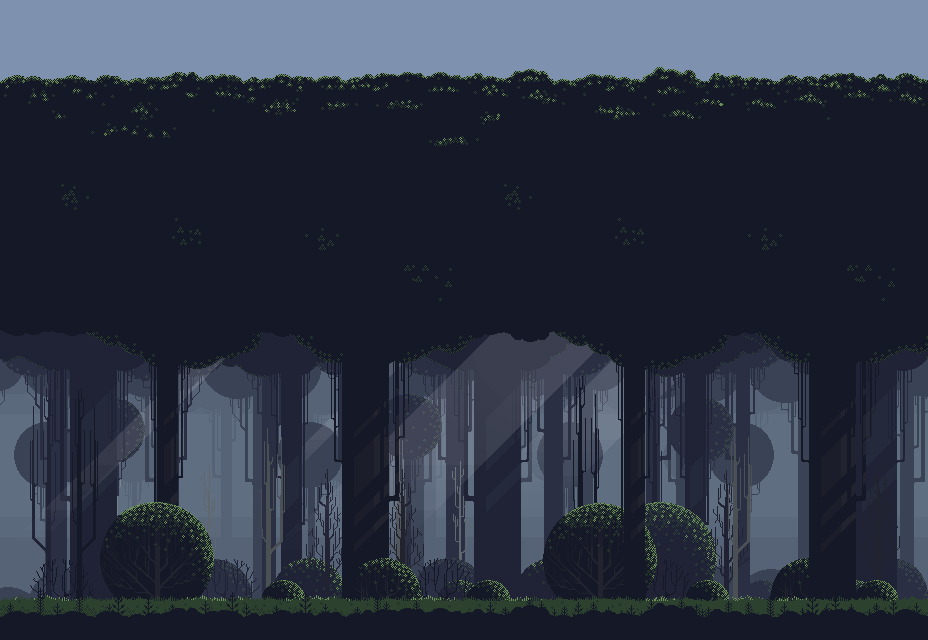

Tiled map render using the project's own tile images. Description and the map definition, with tile-layer contents summarised, below:
An orthogonal 29x20 tile map with 32x32 px tiles, 1 tile layer (Tile Layer 1) and 76 objects.

<map version="1.9" tiledversion="1.9.2" orientation="orthogonal" renderorder="right-down" width="29" height="20" tilewidth="32" tileheight="32" infinite="0" nextlayerid="2" nextobjectid="1">
 <tileset firstgid="1" name="Background" tilewidth="32" tileheight="32" tilecount="696" columns="29">
  <image source="Background.png" trans="000000" width="928" height="793" />
  <tile id="0">
   <objectgroup draworder="index" id="2">
    <object id="1" x="0" y="0" width="32" height="32" />
   </objectgroup>
  </tile>
  <tile id="28">
   <objectgroup draworder="index" id="2">
    <object id="1" x="0" y="0" width="32" height="32" />
   </objectgroup>
  </tile>
  <tile id="29">
   <objectgroup>
    <object id="1" x="0" y="0" width="32" height="32" />
   </objectgroup>
  </tile>
  <tile id="57">
   <objectgroup>
    <object id="1" x="0" y="0" width="32" height="32" />
   </objectgroup>
  </tile>
  <tile id="58">
   <objectgroup>
    <object id="1" x="0" y="0" width="32" height="32" />
   </objectgroup>
  </tile>
  <tile id="86">
   <objectgroup>
    <object id="1" x="0" y="0" width="32" height="32" />
   </objectgroup>
  </tile>
  <tile id="87">
   <objectgroup>
    <object id="1" x="0" y="0" width="32" height="32" />
   </objectgroup>
  </tile>
  <tile id="115">
   <objectgroup>
    <object id="1" x="0" y="0" width="32" height="32" />
   </objectgroup>
  </tile>
  <tile id="116">
   <objectgroup>
    <object id="1" x="0" y="0" width="32" height="32" />
   </objectgroup>
  </tile>
  <tile id="144">
   <objectgroup>
    <object id="1" x="0" y="0" width="32" height="32" />
   </objectgroup>
  </tile>
  <tile id="145">
   <objectgroup>
    <object id="1" x="0" y="0" width="32" height="32" />
   </objectgroup>
  </tile>
  <tile id="173">
   <objectgroup>
    <object id="1" x="0" y="0" width="32" height="32" />
   </objectgroup>
  </tile>
  <tile id="174">
   <objectgroup>
    <object id="1" x="0" y="0" width="32" height="32" />
   </objectgroup>
  </tile>
  <tile id="202">
   <objectgroup>
    <object id="1" x="0" y="0" width="32" height="32" />
   </objectgroup>
  </tile>
  <tile id="203">
   <objectgroup>
    <object id="1" x="0" y="0" width="32" height="32" />
   </objectgroup>
  </tile>
  <tile id="231">
   <objectgroup>
    <object id="1" x="0" y="0" width="32" height="32" />
   </objectgroup>
  </tile>
  <tile id="232">
   <objectgroup>
    <object id="1" x="0" y="0" width="32" height="32" />
   </objectgroup>
  </tile>
  <tile id="260">
   <objectgroup>
    <!-- 59 objects omitted --></objectgroup>
  </tile>
  <tile id="261">
   <objectgroup>
    <!-- 58 objects omitted --></objectgroup>
  </tile>
  <tile id="289">
   <objectgroup>
    <!-- 57 objects omitted --></objectgroup>
  </tile>
  <tile id="290">
   <objectgroup>
    <!-- 56 objects omitted --></objectgroup>
  </tile>
  <tile id="318">
   <objectgroup>
    <!-- 55 objects omitted --></objectgroup>
  </tile>
  <tile id="319">
   <objectgroup>
    <!-- 54 objects omitted --></objectgroup>
  </tile>
  <tile id="347">
   <objectgroup>
    <!-- 53 objects omitted --></objectgroup>
  </tile>
  <tile id="348">
   <objectgroup>
    <!-- 52 objects omitted --></objectgroup>
  </tile>
  <tile id="376">
   <objectgroup>
    <!-- 51 objects omitted --></objectgroup>
  </tile>
  <tile id="377">
   <objectgroup>
    <!-- 50 objects omitted --></objectgroup>
  </tile>
  <tile id="405">
   <objectgroup>
    <!-- 49 objects omitted --></objectgroup>
  </tile>
  <tile id="406">
   <objectgroup>
    <!-- 48 objects omitted --></objectgroup>
  </tile>
  <tile id="434">
   <objectgroup>
    <!-- 47 objects omitted --></objectgroup>
  </tile>
  <tile id="435">
   <objectgroup>
    <!-- 46 objects omitted --></objectgroup>
  </tile>
  <tile id="463">
   <objectgroup>
    <!-- 45 objects omitted --></objectgroup>
  </tile>
  <tile id="464">
   <objectgroup>
    <!-- 44 objects omitted --></objectgroup>
  </tile>
  <tile id="492">
   <objectgroup>
    <!-- 43 objects omitted --></objectgroup>
  </tile>
  <tile id="493">
   <objectgroup>
    <!-- 42 objects omitted --></objectgroup>
  </tile>
  <tile id="521">
   <objectgroup>
    <!-- 41 objects omitted --></objectgroup>
  </tile>
  <tile id="522">
   <objectgroup>
    <!-- 40 objects omitted --></objectgroup>
  </tile>
  <tile id="550">
   <objectgroup>
    <!-- 39 objects omitted --></objectgroup>
  </tile>
  <tile id="551">
   <objectgroup>
    <!-- 38 objects omitted --></objectgroup>
  </tile>
  <tile id="579">
   <objectgroup>
    <!-- 37 objects omitted --></objectgroup>
  </tile>
  <tile id="580">
   <objectgroup>
    <!-- 36 objects omitted --></objectgroup>
  </tile>
  <tile id="608">
   <objectgroup>
    <!-- 35 objects omitted --></objectgroup>
  </tile>
  <tile id="609">
   <objectgroup>
    <!-- 34 objects omitted --></objectgroup>
  </tile>
  <tile id="637">
   <objectgroup>
    <!-- 33 objects omitted --></objectgroup>
  </tile>
  <tile id="638">
   <objectgroup>
    <!-- 32 objects omitted --></objectgroup>
  </tile>
  <tile id="666">
   <objectgroup>
    <!-- 31 objects omitted --></objectgroup>
  </tile>
  <tile id="667">
   <objectgroup draworder="index" id="2">
    <!-- 30 objects omitted --></objectgroup>
  </tile>
  <tile id="668">
   <objectgroup>
    <!-- 28 objects omitted --></objectgroup>
  </tile>
  <tile id="669">
   <objectgroup>
    <!-- 27 objects omitted --></objectgroup>
  </tile>
  <tile id="670">
   <objectgroup>
    <!-- 26 objects omitted --></objectgroup>
  </tile>
  <tile id="671">
   <objectgroup>
    <!-- 25 objects omitted --></objectgroup>
  </tile>
  <tile id="672">
   <objectgroup>
    <!-- 24 objects omitted --></objectgroup>
  </tile>
  <tile id="673">
   <objectgroup>
    <!-- 23 objects omitted --></objectgroup>
  </tile>
  <tile id="674">
   <objectgroup>
    <!-- 22 objects omitted --></objectgroup>
  </tile>
  <tile id="675">
   <objectgroup>
    <!-- 21 objects omitted --></objectgroup>
  </tile>
  <tile id="676">
   <objectgroup>
    <!-- 20 objects omitted --></objectgroup>
  </tile>
  <tile id="677">
   <objectgroup>
    <!-- 19 objects omitted --></objectgroup>
  </tile>
  <tile id="678">
   <objectgroup>
    <!-- 18 objects omitted --></objectgroup>
  </tile>
  <tile id="679">
   <objectgroup>
    <!-- 17 objects omitted --></objectgroup>
  </tile>
  <tile id="680">
   <objectgroup>
    <!-- 16 objects omitted --></objectgroup>
  </tile>
  <tile id="681">
   <objectgroup>
    <!-- 15 objects omitted --></objectgroup>
  </tile>
  <tile id="682">
   <objectgroup>
    <!-- 14 objects omitted --></objectgroup>
  </tile>
  <tile id="683">
   <objectgroup>
    <!-- 13 objects omitted --></objectgroup>
  </tile>
  <tile id="684">
   <objectgroup>
    <!-- 12 objects omitted --></objectgroup>
  </tile>
  <tile id="685">
   <objectgroup>
    <!-- 11 objects omitted --></objectgroup>
  </tile>
  <tile id="686">
   <objectgroup>
    <!-- 10 objects omitted --></objectgroup>
  </tile>
  <tile id="687">
   <objectgroup>
    <!-- 9 objects omitted --></objectgroup>
  </tile>
  <tile id="688">
   <objectgroup>
    <!-- 8 objects omitted --></objectgroup>
  </tile>
  <tile id="689">
   <objectgroup>
    <!-- 7 objects omitted --></objectgroup>
  </tile>
  <tile id="690">
   <objectgroup>
    <!-- 6 objects omitted --></objectgroup>
  </tile>
  <tile id="691">
   <objectgroup>
    <!-- 5 objects omitted --></objectgroup>
  </tile>
  <tile id="692">
   <objectgroup>
    <!-- 4 objects omitted --></objectgroup>
  </tile>
  <tile id="693">
   <objectgroup>
    <!-- 3 objects omitted --></objectgroup>
  </tile>
  <tile id="694">
   <objectgroup>
    <!-- 2 objects omitted --></objectgroup>
  </tile>
  <tile id="695">
   <objectgroup>
    <!-- 1 objects omitted --></objectgroup>
  </tile>
 </tileset>
 <layer id="1" name="Tile Layer 1" width="29" height="20">
  <data>[580 cells, 580 non-empty, 580 distinct tile ids]</data>
 </layer>
</map>
<!-- 59 of 76 objects omitted -->
